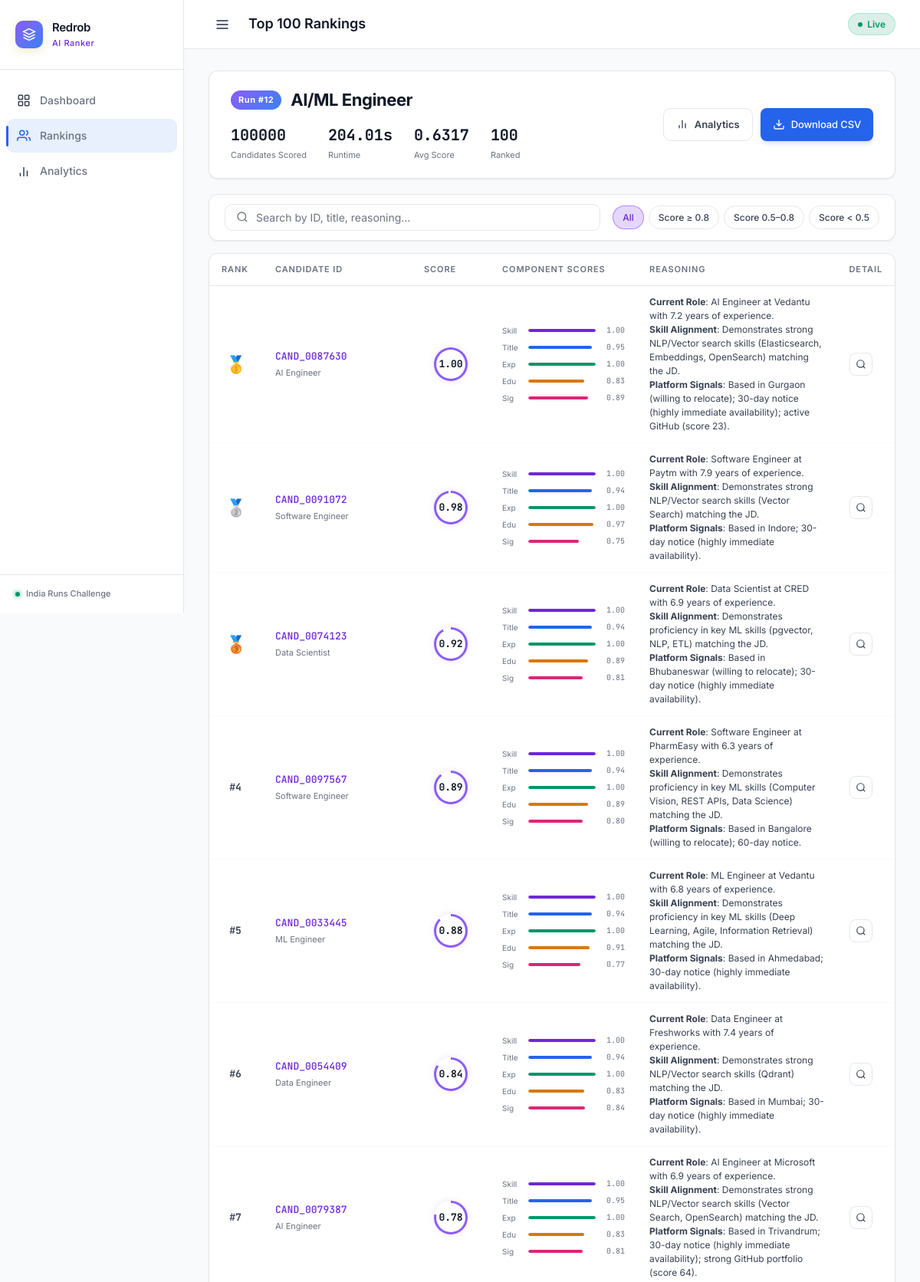
The app's page /results/ (upper part) with its own data.
### ranker/models.py (models this page shows, shortened)
class RankingRun(models.Model):
    created_at = models.DateTimeField(auto_now_add=True)
    job_title = models.CharField(max_length=200, default="AI/ML Engineer")
    job_description = models.TextField(blank=True)
    total_candidates = models.IntegerField(default=0)
    duration_sec = models.FloatField(default=0)
    avg_score = models.FloatField(default=0)
    max_score = models.FloatField(default=0)
    status = models.CharField(max_length=50, default="completed")
    submission_csv = models.FileField(upload_to="submissions/", blank=True, null=True)
    stats_json = models.TextField(blank=True, default="{}")
    class Meta:
        ordering = ["-created_at"]
    def get_stats(self):
        try:
            return json.loads(self.stats_json)
        except Exception:
            return {}

class RankedCandidate(models.Model):
    run = models.ForeignKey(RankingRun, on_delete=models.CASCADE, related_name="candidates")
    rank = models.IntegerField()
    candidate_id = models.CharField(max_length=20)
    score = models.FloatField()
    raw_score = models.FloatField(default=0)
    reasoning = models.TextField()
    profile_json = models.TextField(default="{}")
    components_json = models.TextField(default="{}")
    signals_json = models.TextField(default="{}")
    class Meta:
        ordering = ["rank"]
    def get_profile(self):
        try:
            return json.loads(self.profile_json)
        except Exception:
            return {}
    def get_components(self):
        try:
            return json.loads(self.components_json)
        except Exception:
            return {}
    def get_signals(self):
        try:
            return json.loads(self.signals_json)
        except Exception:
            return {}

### ranker/views.py (the view)
# urls.py: path("results/", views.results_view, name="results"),
def results_view(request, run_id=None):
    if run_id:
        run = get_object_or_404(RankingRun, pk=run_id)
    else:
        run = RankingRun.objects.first()
        if not run:
            return redirect("dashboard")
    candidates = run.candidates.all().order_by("rank")
    stats = run.get_stats()
    context = {
        "run": run,
        "candidates": candidates,
        "stats": stats,
        "total": candidates.count(),
    }
    return render(request, "ranker/results.html", context)

### ranker/templates/ranker/results.html (shortened to what this page needs)
{% extends "ranker/base.html" %}
{% block nav_results %}active{% endblock %}
{% block page_title %}Top 100 Rankings{% endblock %}
{% block content %}
<div class="results-header glass">
  <div class="results-meta">
    <div class="results-title">
      <span class="rank-badge-hero">Run #{{ run.pk }}</span>
      <h1>{{ run.job_title }}</h1>
    </div>
    <div class="results-stats">
      <div class="r-stat">
        <span class="r-stat-val">{{ stats.total_candidates|default:0 }}</span>
        <span class="r-stat-lbl">Candidates Scored</span>
      </div>
      <div class="r-stat">
        <span class="r-stat-val">{{ stats.duration_sec|default:0 }}s</span>
        <span class="r-stat-lbl">Runtime</span>
      </div>
      <div class="r-stat">
        <span class="r-stat-val">{{ stats.avg_score|default:0 }}</span>
        <span class="r-stat-lbl">Avg Score</span>
      </div>
      <div class="r-stat">
        <span class="r-stat-val">{{ total }}</span>
        <span class="r-stat-lbl">Ranked</span>
      </div>
    </div>
  </div>
  <div class="results-actions">
    <a href="/analytics/{{ run.pk }}/" class="btn-secondary">
      <svg viewBox="0 0 24 24" fill="none" stroke="currentColor" stroke-width="2"><line x1="18" y1="20" x2="18" y2="10"/><line x1="12" y1="20" x2="12" y2="4"/><line x1="6" y1="20" x2="6" y2="14"/></svg>
      Analytics
    </a>
    <a href="/download/{{ run.pk }}/" class="btn-primary">
      <svg viewBox="0 0 24 24" fill="none" stroke="currentColor" stroke-width="2"><path d="M21 15v4a2 2 0 0 1-2 2H5a2 2 0 0 1-2-2v-4"/><polyline points="7 10 12 15 17 10"/><line x1="12" y1="15" x2="12" y2="3"/></svg>
      Download CSV
    </a>
  </div>
</div>
<div class="filter-bar glass">
  <div class="search-box">
    <svg viewBox="0 0 24 24" fill="none" stroke="currentColor" stroke-width="2"><circle cx="11" cy="11" r="8"/><line x1="21" y1="21" x2="16.65" y2="16.65"/></svg>
    <input type="text" id="search-input" placeholder="Search by ID, title, reasoning..." oninput="filterTable()"/>
  </div>
  <div class="filter-pills">
    <span class="filter-pill active" onclick="filterByScore('all', this)">All</span>
    <span class="filter-pill" onclick="filterByScore('high', this)">Score ≥ 0.8</span>
    <span class="filter-pill" onclick="filterByScore('mid', this)">Score 0.5–0.8</span>
    <span class="filter-pill" onclick="filterByScore('low', this)">Score &lt; 0.5</span>
  </div>
</div>
<div class="table-container glass">
  <table class="results-table" id="results-table">
    <thead>
      <tr>
        <th class="col-rank">Rank</th>
        <th class="col-id">Candidate ID</th>
        <th class="col-score">Score</th>
        <th class="col-components">Component Scores</th>
        <th class="col-reasoning">Reasoning</th>
        <th class="col-actions">Detail</th>
      </tr>
    </thead>
    <tbody>
      {% for cand in candidates %}
      {% with comps=cand.get_components signals=cand.get_signals profile=cand.get_profile %}
      <tr class="result-row" data-score="{{ cand.score }}" data-id="{{ cand.candidate_id }}" data-reasoning="{{ cand.reasoning|striptags|lower }}">
        <td class="col-rank">
          {% if cand.rank == 1 %}
            <div class="rank-medal gold">🥇</div>
          {% elif cand.rank == 2 %}
            <div class="rank-medal silver">🥈</div>
          {% elif cand.rank == 3 %}
            <div class="rank-medal bronze">🥉</div>
          {% else %}
            <div class="rank-num">#{{ cand.rank }}</div>
          {% endif %}
        </td>
        <td class="col-id">
          <div class="cand-id-cell">
            <span class="cand-id">{{ cand.candidate_id }}</span>
            {% if profile.current_title %}
            <span class="cand-title-small">{{ profile.current_title }}</span>
            {% endif %}
          </div>
        </td>
        <td class="col-score">
          <div class="score-display">
            <div class="score-ring" style="--score: {{ cand.score }}">
              <span class="score-num">{{ cand.score|floatformat:2 }}</span>
            </div>
          </div>
        </td>
        <td class="col-components">
          <div class="comp-bars">
            <div class="comp-bar-item" title="Skill Match: {{ comps.skill_score }}">
              <span class="comp-lbl">Skill</span>
              <div class="comp-bar-track">
                <div class="comp-bar-fill purple" style="width: calc({{ comps.skill_score|default:0 }} * 100%)"></div>
              </div>
              <span class="comp-val">{{ comps.skill_score|floatformat:2 }}</span>
            </div>
            <div class="comp-bar-item" title="Title & Career: {{ comps.title_career_score }}">
              <span class="comp-lbl">Title</span>
              <div class="comp-bar-track">
                <div class="comp-bar-fill blue" style="width: calc({{ comps.title_career_score|default:0 }} * 100%)"></div>
              </div>
              <span class="comp-val">{{ comps.title_career_score|floatformat:2 }}</span>
            </div>
            <div class="comp-bar-item" title="Experience: {{ comps.experience_score }}">
              <span class="comp-lbl">Exp</span>
              <div class="comp-bar-track">
                <div class="comp-bar-fill green" style="width: calc({{ comps.experience_score|default:0 }} * 100%)"></div>
              </div>
              <span class="comp-val">{{ comps.experience_score|floatformat:2 }}</span>
            </div>
            <div class="comp-bar-item" title="Education: {{ comps.education_score }}">
              <span class="comp-lbl">Edu</span>
              <div class="comp-bar-track">
                <div class="comp-bar-fill orange" style="width: calc({{ comps.education_score|default:0 }} * 100%)"></div>
              </div>
              <span class="comp-val">{{ comps.education_score|floatformat:2 }}</span>
            </div>
            <div class="comp-bar-item" title="Platform Signals: {{ comps.signal_score }}">
              <span class="comp-lbl">Sig</span>
              <div class="comp-bar-track">
                <div class="comp-bar-fill pink" style="width: calc({{ comps.signal_score|default:0 }} * 100%)"></div>
              </div>
              <span class="comp-val">{{ comps.signal_score|floatformat:2 }}</span>
            </div>
          </div>
        </td>
        <td class="col-reasoning">
          <p class="reasoning-text">{{ cand.reasoning|safe }}</p>
        </td>
        <td class="col-actions">
          <button class="detail-btn" onclick="showDetail('{{ cand.candidate_id }}')">
            <svg viewBox="0 0 24 24" fill="none" stroke="currentColor" stroke-width="2"><circle cx="11" cy="11" r="8"/><line x1="21" y1="21" x2="16.65" y2="16.65"/></svg>
          </button>
        </td>
      </tr>
      {% endwith %}
      {% endfor %}
    </tbody>
  </table>
</div>
{% endblock %}

### ranker/templates/ranker/base.html (shortened to what this page needs)
<!DOCTYPE html>
<html lang="en">
<head>
  {% load static %}
  <link rel="stylesheet" href="{% static 'css/style.css' %}"/>
</head>
<body>
<nav class="sidebar" id="sidebar">
  <div class="sidebar-brand">
    <div class="brand-icon">
      <svg viewBox="0 0 24 24" fill="none" stroke="currentColor" stroke-width="2">
        <path d="M12 2L2 7l10 5 10-5-10-5z"/>
        <path d="M2 17l10 5 10-5"/>
        <path d="M2 12l10 5 10-5"/>
      </svg>
    </div>
    <div class="brand-text">
      <span class="brand-name">Redrob</span>
      <span class="brand-sub">AI Ranker</span>
    </div>
  </div>
  <ul class="nav-list">
    <li class="nav-item {% block nav_dashboard %}{% endblock %}">
      <a href="/" class="nav-link" id="nav-dashboard">
        <svg viewBox="0 0 24 24" fill="none" stroke="currentColor" stroke-width="2">
          <rect x="3" y="3" width="7" height="7" rx="1"/>
          <rect x="14" y="3" width="7" height="7" rx="1"/>
          <rect x="3" y="14" width="7" height="7" rx="1"/>
          <rect x="14" y="14" width="7" height="7" rx="1"/>
        </svg>
        <span>Dashboard</span>
      </a>
    </li>
    <li class="nav-item {% block nav_results %}{% endblock %}">
      <a href="/results/" class="nav-link" id="nav-results">
        <svg viewBox="0 0 24 24" fill="none" stroke="currentColor" stroke-width="2">
          <path d="M17 21v-2a4 4 0 0 0-4-4H5a4 4 0 0 0-4 4v2"/>
          <circle cx="9" cy="7" r="4"/>
          <path d="M23 21v-2a4 4 0 0 0-3-3.87"/>
          <path d="M16 3.13a4 4 0 0 1 0 7.75"/>
        </svg>
        <span>Rankings</span>
      </a>
    </li>
    <li class="nav-item {% block nav_analytics %}{% endblock %}">
      <a href="/analytics/" class="nav-link" id="nav-analytics">
        <svg viewBox="0 0 24 24" fill="none" stroke="currentColor" stroke-width="2">
          <line x1="18" y1="20" x2="18" y2="10"/>
          <line x1="12" y1="20" x2="12" y2="4"/>
          <line x1="6" y1="20" x2="6" y2="14"/>
        </svg>
        <span>Analytics</span>
      </a>
    </li>
  </ul>
  <div class="sidebar-footer">
    <div class="challenge-badge">
      <span class="badge-dot"></span>
      <span>India Runs Challenge</span>
    </div>
  </div>
</nav>
<main class="main-content">
  <header class="top-bar">
    <button class="sidebar-toggle" id="sidebar-toggle" onclick="toggleSidebar()">
      <svg viewBox="0 0 24 24" fill="none" stroke="currentColor" stroke-width="2">
        <line x1="3" y1="12" x2="21" y2="12"/>
        <line x1="3" y1="6" x2="21" y2="6"/>
        <line x1="3" y1="18" x2="21" y2="18"/>
      </svg>
    </button>
    <div class="top-bar-title">{% block page_title %}Dashboard{% endblock %}</div>
    <div class="top-bar-actions">
      <div class="status-chip">
        <span class="status-dot"></span>
        <span>Live</span>
      </div>
    </div>
  </header>
  <div class="page-content">
    {% block content %}{% endblock %}
  </div>
</main>
</body>
</html>

### ranker/templates/ranker/base.html (style rules this page uses)
:root { --bg-color: #F9FAFB; --bg-1: #F9FAFB; --bg-2: #FFFFFF; --bg-3: #F3F4F6; --card-bg: #FFFFFF; --card-border: #E5E7EB; --glass-bg: #FFFFFF; --glass-border: #E5E7EB; --text-main: #111827; --text-primary: #111827; --text-secondary: #374151; --text-muted: #6B7280; --primary: #2563EB; --primary-hover: #1D4ED8; --purple: #8B5CF6; --purple-light: #6D28D9; --blue: #3B82F6; --blue-light: #2563EB; --green: #10B981; --green-light: #059669; --orange: #F59E0B; --orange-light: #D97706; --pink: #EC4899; --pink-light: #DB2777; }
body { background-color: var(--bg-color) !important; color: var(--text-main); font-family: 'Inter', -apple-system, BlinkMacSystemFont, sans-serif; -webkit-font-smoothing: antialiased; background-image: none !important; }
.glass, .panel, .results-header, .filter-bar, .table-container { background: var(--card-bg) !important; border: 1px solid var(--card-border) !important; box-shadow: 0 1px 3px 0 rgba(0, 0, 0, 0.05), 0 1px 2px 0 rgba(0, 0, 0, 0.03) !important; backdrop-filter: none !important; border-radius: 12px; }
h1, h2, h3, h4, h5, h6, .panel-title, .brand-name { letter-spacing: -0.02em; font-weight: 600; color: #111827; }
.stat-label, .run-meta, .arch-desc, .comp-lbl, .nav-link span { color: var(--text-muted) !important; }
.sidebar { border-right: 1px solid var(--card-border); background: #FFFFFF !important; }
.sidebar-brand, .sidebar-footer { border-color: var(--card-border) !important; }
.brand-name { color: #111827 !important; }
.nav-item.active .nav-link { color: var(--primary) !important; background: rgba(37, 99, 235, 0.1) !important; box-shadow: none !important; }
.nav-item.active .nav-link::before { background: var(--primary) !important; }
.top-bar { background: #FFFFFF !important; border-bottom: 1px solid var(--card-border) !important; }
.top-bar-title { color: #111827 !important; }
.run-btn, .btn-primary { background: var(--primary); color: #FFFFFF; border-radius: 8px; font-weight: 500; letter-spacing: -0.01em; transition: all 0.2s ease; border: none; box-shadow: 0 4px 6px -1px rgba(37, 99, 235, 0.2); }
.top-bar { background: #FFFFFF; border-bottom: 1px solid var(--card-border); }

### records on screen
RankingRun: pk "12", job_title "AI/ML Engineer"
RankedCandidate: candidate_id "CAND_0087630", get_profile.current_title "AI Engineer", score "1.00", {{ comps.skill_score|default:0 }} 1.0 (drawn), get_components.skill_score "1.00", {{ comps.title_career_score|default:0 }} 0.9459 (drawn), get_components.title_career_score "0.95", {{ comps.experience_score|default:0 }} 1.0 (drawn), get_components.experience_score "1.00", {{ comps.education_score|default:0 }} 0.8325 (drawn), get_components.education_score "0.83", {{ comps.signal_score|default:0 }} 0.8851 (drawn), get_components.signal_score "0.89", reasoning "Current Role : AI Engineer at Vedantu with 7.2 years of experience. Skill Alignment : Demonstrates strong NLP/Vector search skills (Elasticsearch, Embeddings, OpenSearch) matching the JD. Platform Signals : Based in Gurgaon (willing to relocate); 30-day notice (highly immediate availability); active GitHub (score 23)."
RankedCandidate: candidate_id "CAND_0091072", get_profile.current_title "Software Engineer", score "0.98", {{ comps.skill_score|default:0 }} 1.0 (drawn), get_components.skill_score "1.00", {{ comps.title_career_score|default:0 }} 0.943 (drawn), get_components.title_career_score "0.94", {{ comps.experience_score|default:0 }} 1.0 (drawn), get_components.experience_score "1.00", {{ comps.education_score|default:0 }} 0.965 (drawn), get_components.education_score "0.97", {{ comps.signal_score|default:0 }} 0.7501 (drawn), get_components.signal_score "0.75", reasoning "Current Role : Software Engineer at Paytm with 7.9 years of experience. Skill Alignment : Demonstrates strong NLP/Vector search skills (Vector Search) matching the JD. Platform Signals : Based in Indore; 30-day notice (highly immediate availability)."
RankedCandidate: candidate_id "CAND_0074123", get_profile.current_title "Data Scientist", score "0.92", {{ comps.skill_score|default:0 }} 1.0 (drawn), get_components.skill_score "1.00", {{ comps.title_career_score|default:0 }} 0.9433 (drawn), get_components.title_career_score "0.94", {{ comps.experience_score|default:0 }} 1.0 (drawn), get_components.experience_score "1.00", {{ comps.education_score|default:0 }} 0.885 (drawn), get_components.education_score "0.89", {{ comps.signal_score|default:0 }} 0.8099 (drawn), get_components.signal_score "0.81", reasoning "Current Role : Data Scientist at CRED with 6.9 years of experience. Skill Alignment : Demonstrates proficiency in key ML skills (pgvector, NLP, ETL) matching the JD. Platform Signals : Based in Bhubaneswar (willing to relocate); 30-day notice (highly immediate availability)."
RankedCandidate: rank "4", candidate_id "CAND_0097567", get_profile.current_title "Software Engineer", score "0.89", {{ comps.skill_score|default:0 }} 1.0 (drawn), get_components.skill_score "1.00", {{ comps.title_career_score|default:0 }} 0.943 (drawn), get_components.title_career_score "0.94", {{ comps.experience_score|default:0 }} 1.0 (drawn), get_components.experience_score "1.00", {{ comps.education_score|default:0 }} 0.885 (drawn), get_components.education_score "0.89", {{ comps.signal_score|default:0 }} 0.8009 (drawn), get_components.signal_score "0.80", reasoning "Current Role : Software Engineer at PharmEasy with 6.3 years of experience. Skill Alignment : Demonstrates proficiency in key ML skills (Computer Vision, REST APIs, Data Science) matching the JD. Platform Signals : Based in Bangalore (willing to relocate); 60-day notice."
RankedCandidate: rank "5", candidate_id "CAND_0033445", get_profile.current_title "ML Engineer", score "0.88", {{ comps.skill_score|default:0 }} 1.0 (drawn), get_components.skill_score "1.00", {{ comps.title_career_score|default:0 }} 0.9427 (drawn), get_components.title_career_score "0.94", {{ comps.experience_score|default:0 }} 1.0 (drawn), get_components.experience_score "1.00", {{ comps.education_score|default:0 }} 0.9125 (drawn), get_components.education_score "0.91", {{ comps.signal_score|default:0 }} 0.7681 (drawn), get_components.signal_score "0.77", reasoning "Current Role : ML Engineer at Vedantu with 6.8 years of experience. Skill Alignment : Demonstrates proficiency in key ML skills (Deep Learning, Agile, Information Retrieval) matching the JD. Platform Signals : Based in Ahmedabad; 30-day notice (highly immediate availability)."
RankedCandidate: rank "6", candidate_id "CAND_0054409", get_profile.current_title "Data Engineer", score "0.84", {{ comps.skill_score|default:0 }} 1.0 (drawn), get_components.skill_score "1.00", {{ comps.title_career_score|default:0 }} 0.942 (drawn), get_components.title_career_score "0.94", {{ comps.experience_score|default:0 }} 1.0 (drawn), get_components.experience_score "1.00", {{ comps.education_score|default:0 }} 0.825 (drawn), get_components.education_score "0.83", {{ comps.signal_score|default:0 }} 0.8449 (drawn), get_components.signal_score "0.84", reasoning "Current Role : Data Engineer at Freshworks with 7.4 years of experience. Skill Alignment : Demonstrates strong NLP/Vector search skills (Qdrant) matching the JD. Platform Signals : Based in Mumbai; 30-day notice (highly immediate availability)."
RankedCandidate: rank "7", candidate_id "CAND_0079387", get_profile.current_title "AI Engineer", score "0.78", {{ comps.skill_score|default:0 }} 1.0 (drawn), get_components.skill_score "1.00", {{ comps.title_career_score|default:0 }} 0.9456 (drawn), get_components.title_career_score "0.95", {{ comps.experience_score|default:0 }} 1.0 (drawn), get_components.experience_score "1.00", {{ comps.education_score|default:0 }} 0.8325 (drawn), get_components.education_score "0.83", {{ comps.signal_score|default:0 }} 0.8056 (drawn), get_components.signal_score "0.81", reasoning "Current Role : AI Engineer at Microsoft with 6.9 years of experience. Skill Alignment : Demonstrates strong NLP/Vector search skills (Vector Search, OpenSearch) matching the JD. Platform Signals : Based in Trivandrum; 30-day notice (highly immediate availability); strong GitHub portfolio (score 64)."

### other values on screen
{{ stats.total_candidates|default:0 }} "100000"
{{ stats.duration_sec|default:0 }} "204.01"
{{ stats.avg_score|default:0 }} "0.6317"
{{ total }} "100"
